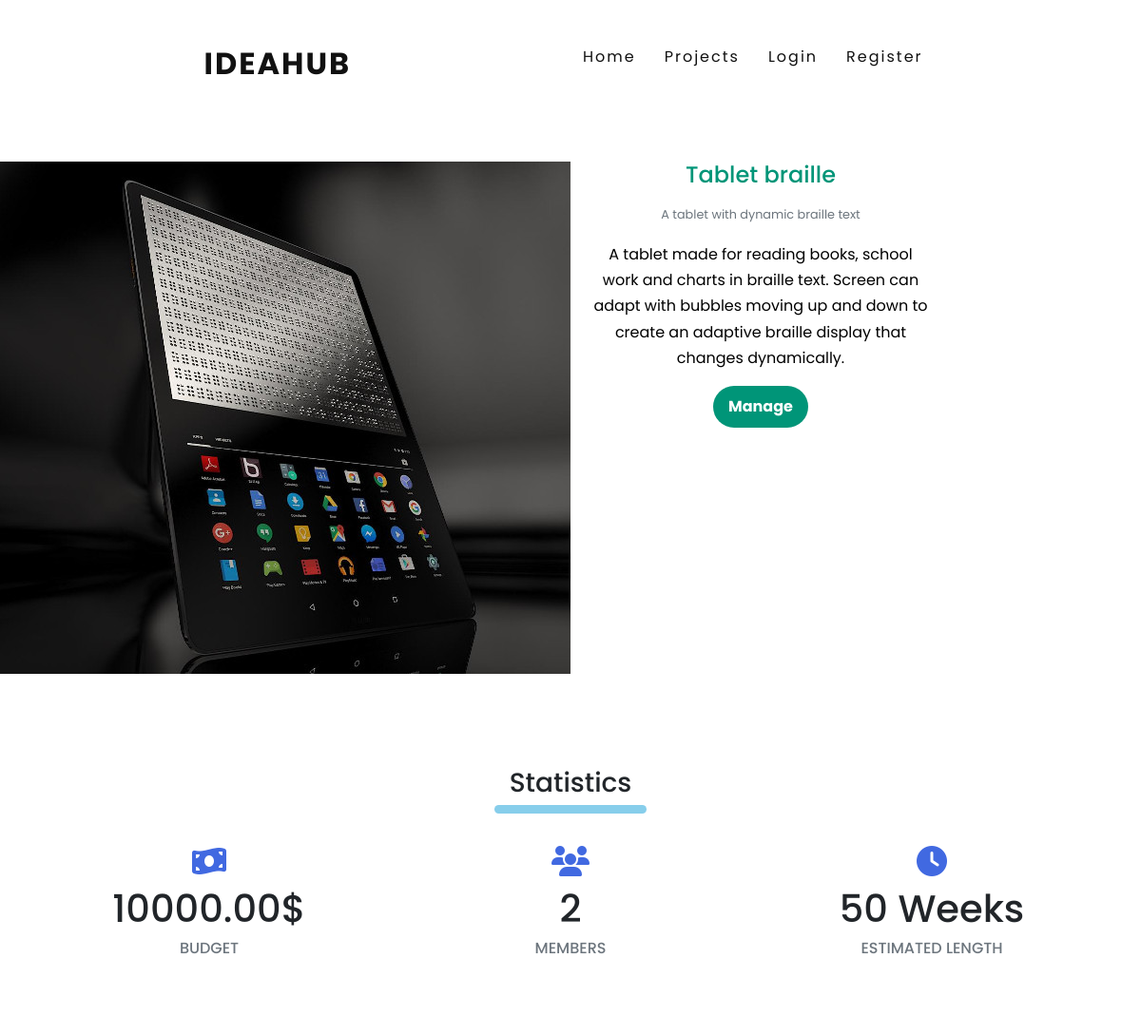
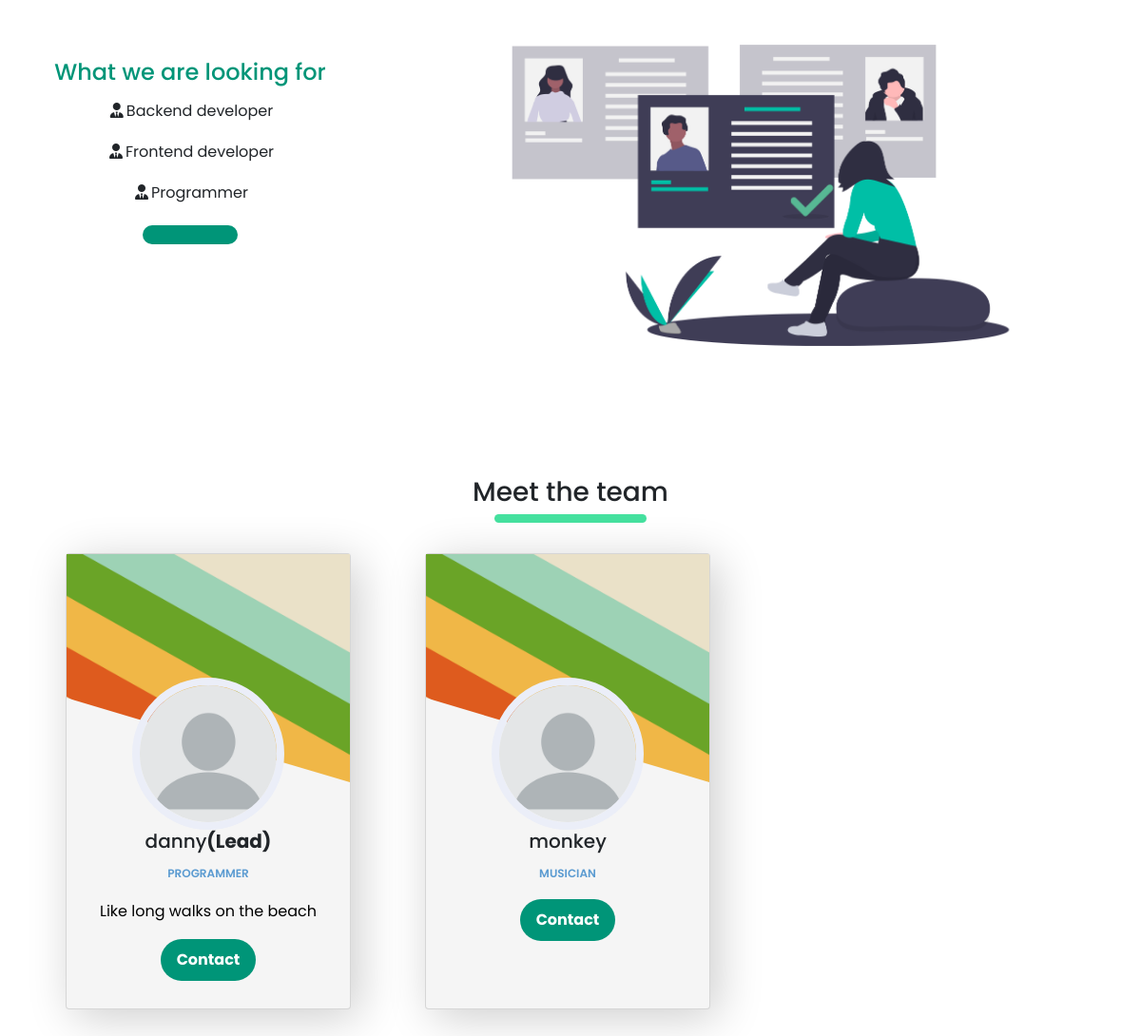
Page /project/Tablet braille on the committed database (2 pictures, top to bottom).
### plan/models.py (models this page shows, shortened)
class Project(models.Model):
    name=models.CharField(max_length=64)
    budget=models.DecimalField(max_digits=8,decimal_places=2)
    date=models.DateTimeField(auto_now=True)
    description=models.TextField(max_length=1000)
    headline=models.TextField(max_length=64,null=True)
    est_length=models.DecimalField(max_digits=3,decimal_places=0,null=True)
    required=models.ManyToManyField(Title)
    manager=models.ForeignKey(User,on_delete=models.CASCADE,null=True,related_name='manager')
    members=models.ManyToManyField(User, related_name='members')
    img=models.ImageField(upload_to='project_imgs',blank=True,default='plan/no_image.png')
    applications=models.ManyToManyField(User,related_name='applications',blank=True)

class Title(models.Model):
    name=models.CharField(max_length=32)
    def __str__(self):
        return f"{self.name}"

class User(AbstractUser):
    img=models.ImageField(upload_to='profile_pic',blank=True,default='blank-profile-picture.png')
    about=models.TextField(max_length=1000,blank=True)
    jobs=models.ForeignKey(Title,on_delete=models.CASCADE,null=True)
    experience=models.TextField(max_length=1000,blank=True)
    invites=models.ManyToManyField('Project',blank=True)

### plan/views.py (the view)
# urls.py: path("project/<str:project_name>",views.project,name="project"),
def project(request,project_name):
    project=Project.objects.get(name=project_name)
    return render(request,'plan/project.html',{
        'project':project
    })

### plan/templates/plan/project.html (shortened to what this page needs)
{%extends "plan/layout.html"%}
{%load static%}
{%block body%}
<section id="project">
<div class="card mb-3 text-center index_card">
        <div class="row no-gutters">
            <div class="col-md-6" id="project_img">
                <img src="{{project.img.url}}" class="img-fluid project_img">
            </div>
            <div class="col-md-4">
                <div class="card-body index_card_body">
                    <div class="card-title index_card_title p-0"><h4>{{project.name}}</h4></div>
                    <p class="card-text p-0 text-muted"><small>{{project.headline}}</small></p>
                    <p class="card-text p-0">{{project.description}}<br></p>
                    <a href="{%url 'manage' project.name%}"class="btn btn-primary">Manage</a>
                </div>
            </div>
        </div>
</div>
<br><br><br>
<h3 class="text-center need-heading">Statistics</h3>
<div class="container">
    <div class="row stats-content">
        <div class="col-md-4 text-center">
            <i class="fas fa-money-bill-wave fa-2x project-icons"></i>
            <h1>{{project.budget}}$</h1>
            <h6 class="text-muted">BUDGET</h6>
        </div>
        <div class="col-md-4 text-center">
            <i class="fas fa-users fa-2x project-icons"></i>
            <h1>{{project.members.count}}</h1>
            <h6 class="text-muted">MEMBERS</h6>
        </div>
        <div class="col-md-4 text-center">
            <i class="fas fa-clock fa-2x project-icons"></i>
            <h1>{{project.est_length}} Weeks</h1>
            <h6 class="text-muted">ESTIMATED LENGTH</h6>
        </div>
    </div>
</div>
<br><br><br>
<div class="card mb-3 text-center index_card looking_card" >
    <div class="row no-gutters">
        <div class="col-md-4">
            <div class="card-title index_card_title">
                <br><br>
                <h4>What we are looking for</h4>
            </div>
            {%for job in project.required.all %}
            <ul class="looking_for">
                <li><span><i class="fas fa-user-tie fa-fw"></i></span>{{job.name}}</li>
            </ul>
            {%endfor%}
            <button class="btn btn-primary" id="apply_btn"></button>
         </div>
            <div class="col-md-8">
                <img src="/media/plan/project_hire_img.png" id="looking_img"  class="img-fluid">
            </div>
    </div>
</div>
<br><br><br>
<h3 class="text-center team-heading">Meet the team</h3>
<div class="container">
    <div class="row">
    {%for member in project.members.all %}
        <div class="col-md-3.5">
            <div class="card text-center team-card align-items-center">
                <img src="/media/plan/card-background.png" class="team-card-img">
                <div class="card-img-overlay team-card-body">
                    <img class="card-img team-profile-img" src="{{member.img.url}}">
                    {%if project.manager.username == member.username%}
                        <h5 class="card-title">{{member.username}}<strong>(Lead)</strong></h5>
                    {%else%}
                    <h5 class="card-title">{{member.username}}</h5>
                    {%endif%}
                    <p class="card-text profile-usertitle-job">{{member.jobs}}</p>
                    <p class="card-text">{{member.about}}</p>
                    <button class="btn btn-primary">Contact</button>
                </div>
            </div>
        </div>
    {%endfor%}
    </div>
</div>
</section>
{%endblock%}

### plan/static/plan/styles.css (style rules this page uses)
* { margin:0; padding:0; box-sizing:border-box; font-family:'Poppins',sans-serif; }
body { background:#fff; line-height: 1.7; font-size:1rem; min-height:200vh; }
img { height: auto; }
li { list-style:none; }
p { color:black; }
.index_card { margin-top:120px; border:none; }
.index_card_body { margin-top:30px; }
.index_card_title { color:#009578; }
.btn { padding: 10px; color: #ffffff; font-weight: bold; background: #009578; width: 100px; border: none; outline: none; border-radius: 40px; cursor: pointer; }
.profile-usertitle-job { text-transform: uppercase; color: #5b9bd1; font-size: 12px; font-weight: 600; margin-bottom: 15px; }
#project_img { margin-top:50px; }
.project_img { min-height:300px; height:100%; }
.stats-content { margin-top:50px; }
.project-icons,.index-project-icons { margin-bottom:10px; color:#4169e1; }
#looking_img { min-width:350px; width:80%; height:100%; }
.looking_card { margin-top:0px; }
.team-heading::after,.need-heading::after,.index-need-heading::after { content:""; width:10rem; height:.6rem; background-color:#45e19f; position: absolute; margin-top:40px; left:50%; transform:translateX(-50%); border-radius:2rem; }
.need-heading::after { background-color:#87CEEB ; }
.team-card { display: inline-block; margin:40px 39px; width:300px; height:480px; background-color:#F5F5F5; display:flex; box-shadow: .5rem .5rem 3rem rgba(0,0,0,0.2); }
.team-card-img { width:100%; height:15rem; object-fit:cover; clip-path: polygon(0 0, 100% 0, 100% 100%, 0 63%); }
.team-profile-img { width:10rem; height:10rem; object-fit:cover; border-radius: 50%; z-index: 999; border:.5rem solid #ebeef8; }
.team-card-body { margin-top:110px; }

### rows in the picture
Project: img (picture), name "Tablet braille", headline "A tablet with dynamic braille text", description "A tablet made for reading books, school work and charts in braille text. Screen can adapt with bubbles moving up and down to create an adaptive braille display that changes dynamically.", budget "10000.00", members.count "2", est_length "50"
Title: name "Backend developer"
Title: name "Frontend developer"
Title: name "Programmer"
User: img (placeholder picture), username "danny", jobs "PROGRAMMER", about "Like long walks on the beach"
User: img (placeholder picture), username "monkey", jobs "MUSICIAN"
